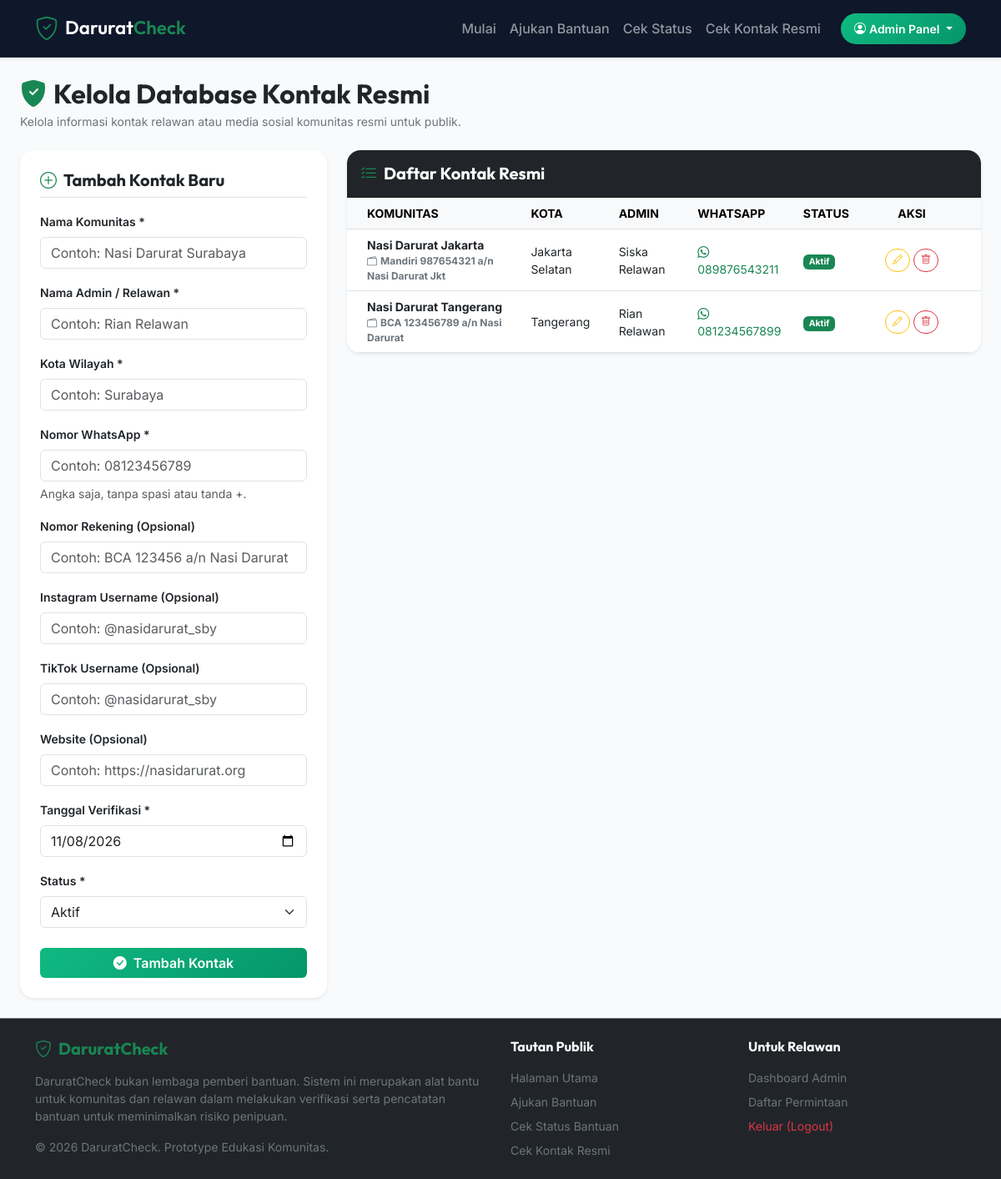
/admin/contacts.php (signed in), run on the app's committed database.
### tables this page shows
CREATE TABLE IF NOT EXISTS `official_contacts` (
  `id` INT AUTO_INCREMENT PRIMARY KEY,
  `admin_id` INT NOT NULL,
  `community_name` VARCHAR(100) NOT NULL,
  `admin_name` VARCHAR(100) NOT NULL,
  `city` VARCHAR(100) NOT NULL,
  `whatsapp` VARCHAR(20) NOT NULL UNIQUE,
  `bank_account` VARCHAR(100) DEFAULT NULL,
  `instagram` VARCHAR(100) DEFAULT NULL,
  `tiktok` VARCHAR(100) DEFAULT NULL,
  `website` VARCHAR(100) DEFAULT NULL,
  `status` ENUM('Aktif', 'Tidak aktif', 'Perlu diperbarui') NOT NULL DEFAULT 'Aktif',
  `verification_date` DATE NOT NULL,
  `created_at` TIMESTAMP DEFAULT CURRENT_TIMESTAMP,
  FOREIGN KEY (`admin_id`) REFERENCES `admins` (`id`) ON DELETE CASCADE
);

### admin/contacts.php (the view, shortened to what this page needs)
<?php
require_once '../config/database.php';
$edit_mode = false;
$edit_contact = null;
try {
    $stmtContacts = $pdo->query("SELECT * FROM official_contacts ORDER BY created_at DESC");
    $contacts = $stmtContacts->fetchAll();
} catch (\PDOException $e) {
    die("Gagal mengambil data kontak: " . $e->getMessage());
}
require_once '../includes/header.php';
?>
<div class="container-fluid px-md-4">
    <div class="d-flex justify-content-between align-items-center flex-wrap g-3 mb-4">
        <div>
            <h2 class="fw-bold text-dark mb-1"><i class="bi bi-shield-fill-check text-success me-2"></i>Kelola Database Kontak Resmi</h2>
            <p class="text-secondary small mb-0">Kelola informasi kontak relawan atau media sosial komunitas resmi untuk publik.</p>
        </div>
    </div>
    <div class="row g-4">
        <div class="col-lg-4">
            <div class="card border-0 shadow-sm rounded-4 sticky-lg-top" style="top: 80px;">
                <div class="card-body p-4">
                    <h5 class="fw-bold text-dark mb-3 border-bottom pb-2">
                        <?php echo $edit_mode ? '<i class="bi bi-pencil-square text-warning me-2"></i>Edit Kontak Resmi' : '<i class="bi bi-plus-circle text-success me-2"></i>Tambah Kontak Baru'; ?>
                    </h5>
                    <form action="contacts.php" method="POST">
                        <div class="mb-3">
                            <label class="form-label small fw-semibold">Nama Komunitas *</label>
                            <input type="text" class="form-control" name="community_name" required placeholder="Contoh: Nasi Darurat Surabaya" value="<?php echo $edit_mode ? htmlspecialchars($edit_contact['community_name']) : ''; ?>">
                        </div>
                        <div class="mb-3">
                            <label class="form-label small fw-semibold">Nama Admin / Relawan *</label>
                            <input type="text" class="form-control" name="admin_name" required placeholder="Contoh: Rian Relawan" value="<?php echo $edit_mode ? htmlspecialchars($edit_contact['admin_name']) : ''; ?>">
                        </div>
                        <div class="mb-3">
                            <label class="form-label small fw-semibold">Kota Wilayah *</label>
                            <input type="text" class="form-control" name="city" required placeholder="Contoh: Surabaya" value="<?php echo $edit_mode ? htmlspecialchars($edit_contact['city']) : ''; ?>">
                        </div>
                        <div class="mb-3">
                            <label class="form-label small fw-semibold">Nomor WhatsApp *</label>
                            <input type="tel" class="form-control" name="whatsapp" required placeholder="Contoh: 08123456789" value="<?php echo $edit_mode ? htmlspecialchars($edit_contact['whatsapp']) : ''; ?>">
                            <div class="form-text small">Angka saja, tanpa spasi atau tanda +.</div>
                        </div>
                        <div class="mb-3">
                            <label class="form-label small fw-semibold">Nomor Rekening (Opsional)</label>
                            <input type="text" class="form-control" name="bank_account" placeholder="Contoh: BCA 123456 a/n Nasi Darurat" value="<?php echo $edit_mode ? htmlspecialchars($edit_contact['bank_account']) : ''; ?>">
                        </div>
                        <div class="mb-3">
                            <label class="form-label small fw-semibold">Instagram Username (Opsional)</label>
                            <input type="text" class="form-control" name="instagram" placeholder="Contoh: @nasidarurat_sby" value="<?php echo $edit_mode ? htmlspecialchars($edit_contact['instagram']) : ''; ?>">
                        </div>
                        <div class="mb-3">
                            <label class="form-label small fw-semibold">TikTok Username (Opsional)</label>
                            <input type="text" class="form-control" name="tiktok" placeholder="Contoh: @nasidarurat_sby" value="<?php echo $edit_mode ? htmlspecialchars($edit_contact['tiktok']) : ''; ?>">
                        </div>
                        <div class="mb-3">
                            <label class="form-label small fw-semibold">Website (Opsional)</label>
                            <input type="url" class="form-control" name="website" placeholder="Contoh: https://nasidarurat.org" value="<?php echo $edit_mode ? htmlspecialchars($edit_contact['website']) : ''; ?>">
                        </div>
                        <div class="mb-3">
                            <label class="form-label small fw-semibold">Tanggal Verifikasi *</label>
                            <input type="date" class="form-control" name="verification_date" required value="<?php echo $edit_mode ? htmlspecialchars($edit_contact['verification_date']) : date('Y-m-d'); ?>">
                        </div>
                        <div class="mb-4">
                            <label class="form-label small fw-semibold">Status *</label>
                            <select class="form-select" name="status" required>
                                <option value="Aktif" <?php echo ($edit_mode && $edit_contact['status'] === 'Aktif') ? 'selected' : ''; ?>>Aktif</option>
                            </select>
                        </div>
                        <div class="d-grid gap-2">
                            <button type="submit" class="btn btn-success py-2.5">
                                <i class="bi bi-check-circle-fill me-1"></i> <?php echo $edit_mode ? 'Simpan Perubahan' : 'Tambah Kontak'; ?>
                            </button>
                        </div>
                    </form>
                </div>
            </div>
        </div>
        <div class="col-lg-8">
            <div class="card border-0 shadow-sm rounded-4 overflow-hidden">
                <div class="card-header bg-dark text-white p-3">
                    <h5 class="fw-bold mb-0"><i class="bi bi-list-check me-2 text-success"></i>Daftar Kontak Resmi</h5>
                </div>
                <div class="card-body p-0">
                    <div class="table-responsive">
                        <table class="table table-hover align-middle mb-0">
                            <thead class="table-light text-secondary small">
                                <tr>
                                    <th class="ps-4">KOMUNITAS</th>
                                    <th>KOTA</th>
                                    <th>ADMIN</th>
                                    <th>WHATSAPP</th>
                                    <th>STATUS</th>
                                    <th class="text-center pe-4" style="width: 150px;">AKSI</th>
                                </tr>
                            </thead>
                            <tbody class="small">
                                <?php if (empty($contacts)): ?>
                                    <tr>
                                        <td colspan="6" class="text-center py-4 text-secondary">Belum ada kontak resmi yang dimasukkan.</td>
                                    </tr>
                                <?php else: ?>
                                    <?php foreach ($contacts as $c): ?>
                                        <tr>
                                            <td class="ps-4 fw-bold text-dark">
                                                <?php echo htmlspecialchars($c['community_name']); ?>
                                                <?php if ($c['bank_account']): ?>
                                                    <span class="d-block text-secondary font-weight-normal small fs-7" style="font-size: 0.75rem;"><i class="bi bi-wallet2 me-1"></i><?php echo htmlspecialchars($c['bank_account']); ?></span>
                                                <?php endif; ?>
                                            </td>
                                            <td><?php echo htmlspecialchars($c['city']); ?></td>
                                            <td><?php echo htmlspecialchars($c['admin_name']); ?></td>
                                            <td>
                                                <a href="https://wa.me/<?php echo htmlspecialchars($c['whatsapp']); ?>" target="_blank" class="text-success text-decoration-none">
                                                    <i class="bi bi-whatsapp me-1"></i><?php echo htmlspecialchars($c['whatsapp']); ?>
                                                </a>
                                            </td>
                                            <td>
                                                <?php if ($c['status'] === 'Aktif'): ?>
                                                    <span class="badge bg-success">Aktif</span>
                                                <?php elseif ($c['status'] === 'Tidak aktif'): ?>
                                                    <span class="badge bg-danger">Tidak aktif</span>
                                                <?php else: ?>
                                                    <span class="badge bg-warning text-dark">Perlu diperbarui</span>
                                                <?php endif; ?>
                                            </td>
                                            <td class="text-center pe-4">
                                                <div class="d-flex justify-content-center gap-1">
                                                    <a href="contacts.php?edit_id=<?php echo $c['id']; ?>" class="btn btn-outline-warning btn-xs px-2 py-1 rounded-pill" style="font-size: 0.75rem;">
                                                        <i class="bi bi-pencil"></i>
                                                    </a>
                                                    <form action="contacts.php" method="POST" onsubmit="return confirm('Apakah Anda yakin ingin menghapus kontak ini?');">
                                                        <button type="submit" class="btn btn-outline-danger btn-xs px-2 py-1 rounded-pill" style="font-size: 0.75rem;">
                                                            <i class="bi bi-trash"></i>
                                                        </button>
                                                    </form>
                                                </div>
                                            </td>
                                        </tr>
                                    <?php endforeach; ?>
                                <?php endif; ?>
                            </tbody>
                        </table>
                    </div>
                </div>
            </div>
        </div>
    </div>
</div>
<?php
require_once '../includes/footer.php';
?>

### assets/css/styles.css (style rules this page uses)
:root { --primary-font: 'Inter', sans-serif; --heading-font: 'Outfit', sans-serif; --bg-main: #f8fafc; --card-bg: #ffffff; --text-primary: #0f172a; --text-secondary: #475569; --accent-success: #10b981; --accent-success-hover: #059669; --accent-warning: #f59e0b; --accent-danger: #ef4444; --accent-primary: #3b82f6; --gradient-hero: linear-gradient(135deg, #0f172a 0%, #1e293b 100%); --gradient-success: linear-gradient(135deg, #10b981 0%, #059669 100%); --gradient-card-glass: rgba(255, 255, 255, 0.7); --shadow-sm: 0 1px 3px 0 rgba(0, 0, 0, 0.1), 0 1px 2px -1px rgba(0, 0, 0, 0.1); --shadow-md: 0 4px 6px -1px rgba(0, 0, 0, 0.1), 0 2px 4px -2px rgba(0, 0, 0, 0.1); --shadow-lg: 0 10px 15px -3px rgba(0, 0, 0, 0.1), 0 4px 6px -4px rgba(0, 0, 0, 0.1); }
body { background-color: var(--bg-main); color: var(--text-primary); font-family: var(--primary-font); display: flex; flex-direction: column; min-height: 100vh; }
h1, h2, h3, h4, h5, h6, .brand-text { font-family: var(--heading-font); font-weight: 600; }
.btn-success { background: var(--gradient-success); border: none; font-weight: 600; transition: all 0.2s ease-in-out; }

### data on the page
official_contacts: community_name "Nasi Darurat Jakarta", bank_account "Mandiri 987654321 a/n Nasi Darurat Jkt", city "Jakarta Selatan", admin_name "Siska Relawan", whatsapp "089876543211", status "Aktif"
official_contacts: community_name "Nasi Darurat Tangerang", bank_account "BCA 123456789 a/n Nasi Darurat", city "Tangerang", admin_name "Rian Relawan", whatsapp "081234567899", status "Aktif"
